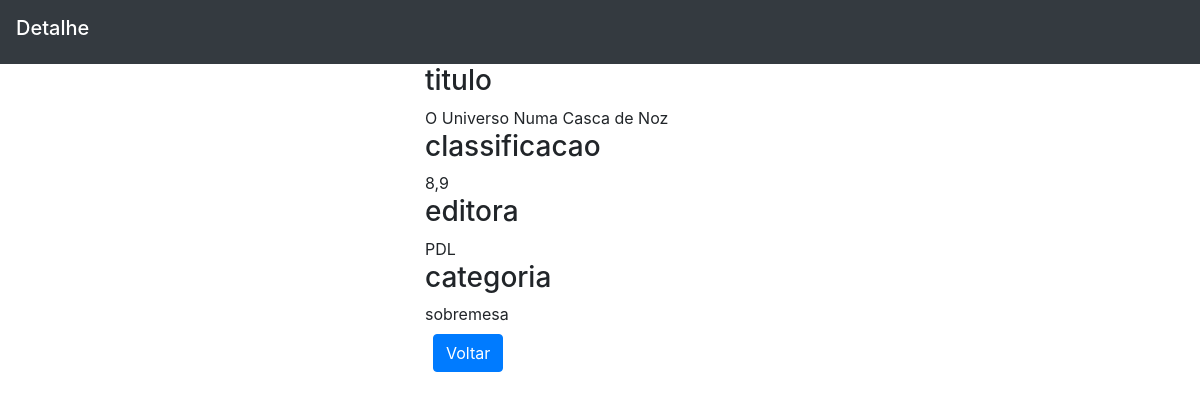
/detail/10/, run on the app's committed database.
### biblioteca/models.py (models this page shows, shortened)
class Livros(models.Model):
    titulo = models.CharField(max_length=50)
    autor = models.CharField(max_length=50)
    ano = models.DateField(auto_now_add=True)
    classificacao = models.DecimalField(max_digits=2, decimal_places=1)
    data_cadastro = models.DateField(auto_now=True)
    observacao = models.TextField(blank=True, null=True)
    categoria = models.CharField(max_length=50)
    editora = models.CharField(max_length=50)
    class Meta:
        verbose_name_plural = 'Livro'

### biblioteca/views.py (the view)
# urls.py: path('detail/<int:pk>/', views.ClienteDetail.as_view(), name='detail'),
class ClienteDetail(DetailView):
    queryset = Livros.objects.all()
    template_name = 'detail.html'

### templates/detail.html
{% extends 'base.html' %}
  {% block title %}Detalhe{% endblock %}
  {% block content %}
  <div class='container'>
    <div class='row'>
      <div class='col'>
      </div>
      <div class='col'>
        <h3>titulo</h3>
        {{ object.titulo }}
      <h3>classificacao</h3>
        {{ object.classificacao }}
      <h3>editora</h3>
        {{ object.editora }}
      <h3>categoria</h3>
        {{ object.categoria }}
      <br>
      <a class="btn btn-primary m-2" href='{% url 'livro' %}'>Voltar</a>
    <div class='col'></div>
      </div>
      <div class='col'>
      </div>
    </div>
  </div>
  {% endblock %}

### data on the page
Livros: titulo "O Universo Numa Casca de Noz", classificacao "8,9", editora "PDL", categoria "sobremesa"
